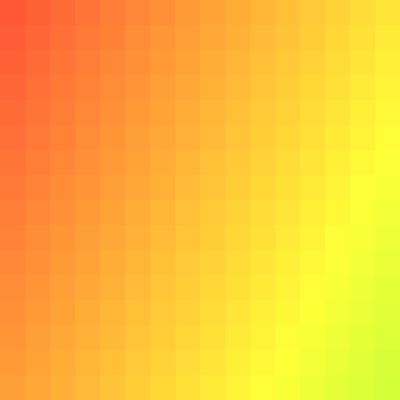
Frame 1 (no input)
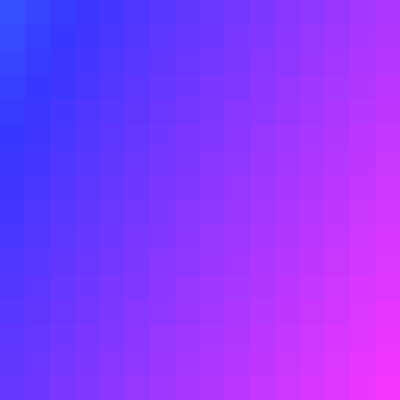
Frame 60 (no input)
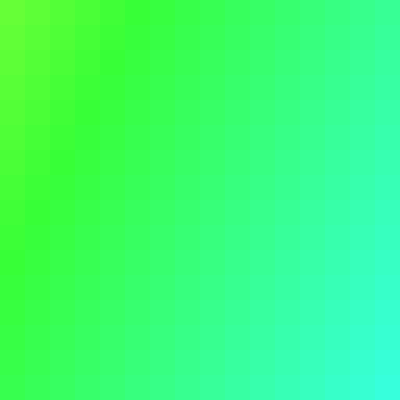
Frame 120 (the mouse pressed at the canvas centre since frame 60)

The p5.js sketch that drew these frames (run headless with seeded random() and noise() and a simulated clock; from frame 60 on, the mouse is pressed at the canvas centre):

// p5.js sketch
// ── sketch.js
let cols = 16;
let rows = 16;
let grid = [];
let startHue = 0;
let xPhase = 0;
let xPhaseMul = 2;
let yPhaseMul = 1;

function setup() {
  createCanvas(400, 400);
  colorMode(HSB, 255);
  noStroke();
  
  // Initialize grid
  for (let y = 0; y < rows; y++) {
    let rowS = [];
    for (let x = 0; x < cols; x++) {
      rowS.push(0);
    }
    grid.push(rowS);
  }
}

function draw() {
  background(20);
  startHue += 2; // Increment for color animation
  xPhase += 0.05; // Phase shift for wave movement
  
  // Update each cell's color based on its position and animation variables
  for (let y = 0; y < rows; y++) {
    for (let x = 0; x < cols; x++) {
      let pixelHue = startHue + x * xPhaseMul + y * yPhaseMul + xPhase * 100;
      grid[y][x] = color(pixelHue % 255, 200, 255);
      
      // Draw each "LED" as a square
      fill(grid[y][x]);
      let cellSize = width / cols;
      rect(x * cellSize, y * cellSize, cellSize, cellSize);
    }
  }
}
